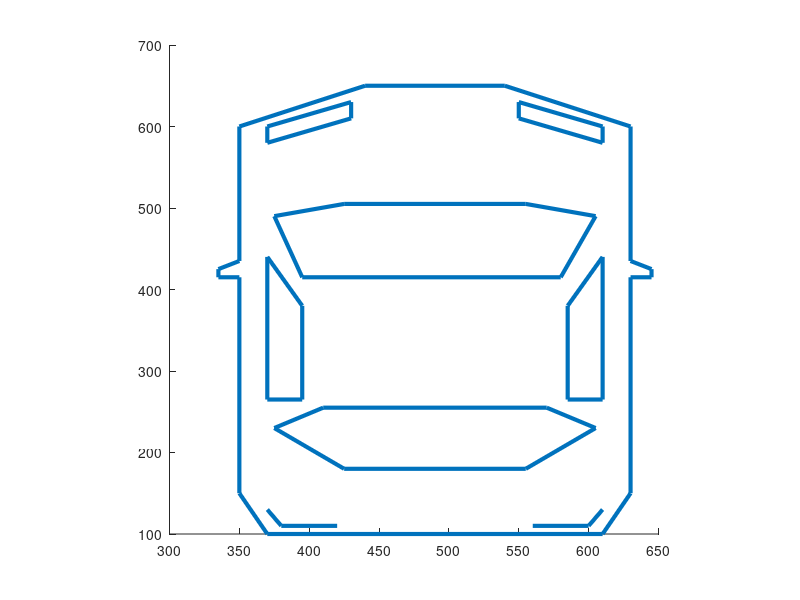

The MATLAB source for this figure:
% axis equal;
% axis square;
% line([350,350,335,335,350,350,440,540,630,630,645,645,630,630,610,370,350],[150,415,415,425,435,600,650,650,600,435,425,415,415,150,100,100,150],'LineWidth',3);%framework
% line([395,375,425,555,605,580,395],[415,490,505,505,490,415,415],'LineWidth',3);%front windshield
% line([370,370,395,395,370],[265,440,380,265,265],'LineWidth',3);
% line([610,610,585,585,610],[265,440,380,265,265],'LineWidth',3);%side window
% line([375,410,570,605,555,425,375],[230,255,255,230,180,180,230],'LineWidth',3);%rear window
% line([370,380,420],[130,110,110],'LineWidth',3);
% line([610,600,560],[130,110,110],'LineWidth',3);%rear light
% line([370,370,430,430,370],[580,600,630,610,580],'LineWidth',3);
% line([610,610,550,550,610],[580,600,630,610,580],'LineWidth',3);%front light

%%
axis equal;
axis square;
line([350,350,335,335,350,350,440,540,630,630,645,645,630,630,610,370,350],[150,415,415,425,435,600,650,650,600,435,425,415,415,150,100,100,150],'LineWidth',3);%framework
line([395,375,425,555,605,580,395],[415,490,505,505,490,415,415],'LineWidth',3);%front windshield
line([370,370,395,395,370],[265,440,380,265,265],'LineWidth',3);
line([610,610,585,585,610],[265,440,380,265,265],'LineWidth',3);%side window
line([375,410,570,605,555,425,375],[230,255,255,230,180,180,230],'LineWidth',3);%rear window
line([370,380,420],[130,110,110],'LineWidth',3);
line([610,600,560],[130,110,110],'LineWidth',3);%rear light
line([370,370,430,430,370],[580,600,630,610,580],'LineWidth',3);
line([610,610,550,550,610],[580,600,630,610,580],'LineWidth',3);%front light